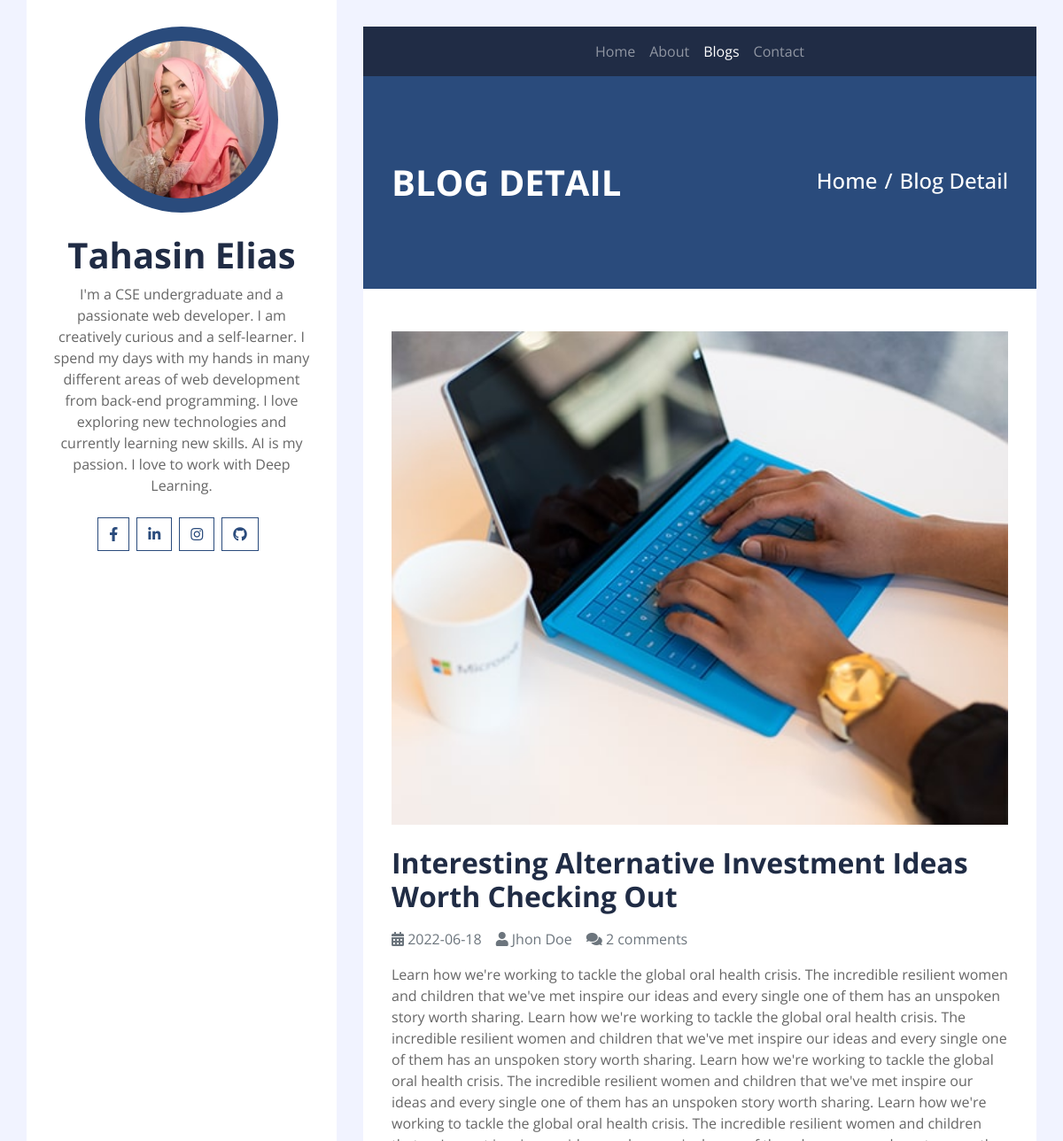
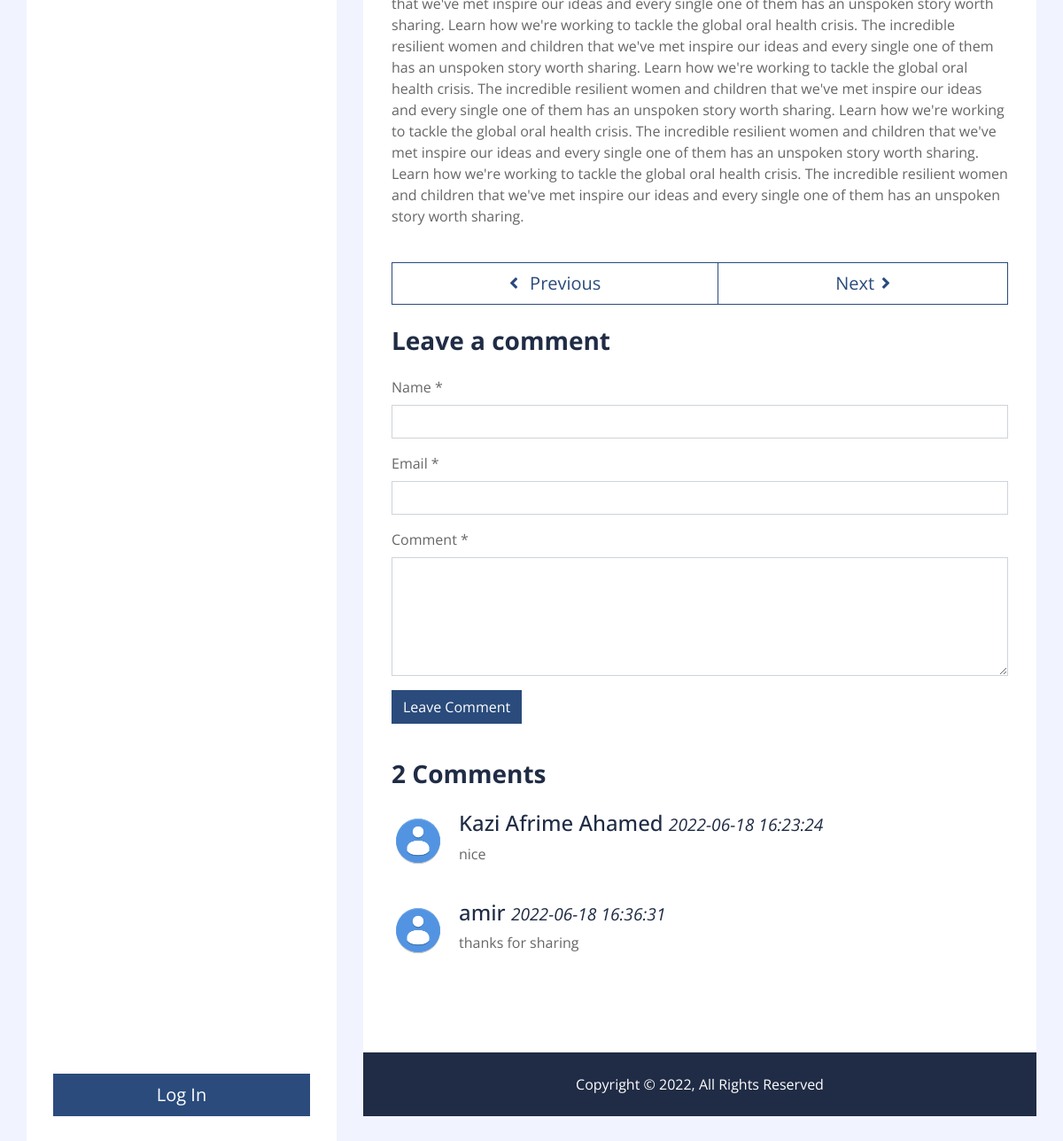
The page /single.php?b_id=1 on the database its author committed (2 pictures, top to bottom).
### tables this page shows
CREATE TABLE `blog` (
  `blog_id` int(100) NOT NULL,
  `title` text NOT NULL,
  `author` varchar(100) NOT NULL,
  `content` text NOT NULL,
  `keywords` text NOT NULL,
  `image` text NOT NULL,
  `comments` int(100) NOT NULL,
  `date` date NOT NULL,
  `status` varchar(100) NOT NULL
);

CREATE TABLE `comment` (
  `comment_id` int(100) NOT NULL,
  `blog_id` int(100) NOT NULL,
  `name` varchar(100) NOT NULL,
  `email` varchar(100) NOT NULL,
  `comment` text NOT NULL,
  `date` datetime NOT NULL
);

### single.php (the view, shortened to what this page needs)
<?php include "includes/db.php"?>
<!DOCTYPE html>
<html lang="en">
    <head>
        <link href="https://cdnjs.cloudflare.com/ajax/libs/font-awesome/5.10.0/css/all.min.css" rel="stylesheet">
        <link href="css/style.css" rel="stylesheet">
    </head>
<body>
    <div class="wrapper">
        <div class="sidebar">
            <div class="sidebar-text d-flex flex-column h-100 justify-content-center text-center">
                <img class="mx-auto d-block w-75 bg-primary img-fluid rounded-circle mb-4 p-3" src="img/dp.png" alt="Image">
                <h1 class="font-weight-bold">Tahasin Elias</h1>
                <p class="mb-4">
                    I'm a CSE undergraduate and a passionate web developer. I am creatively curious and a self-learner. I spend my days with my hands in many different areas of web development from back-end programming. I love exploring new technologies and currently learning new skills. AI is my passion. I love to work with Deep Learning.
                </p>
                <div class="d-flex justify-content-center mb-5">
                    <a class="btn btn-outline-primary mr-2" target="_blank"  href="https://www.facebook.com/tah.asin.357"><i class="fab fa-facebook-f"></i></a>
                    <a class="btn btn-outline-primary mr-2" target="_blank" href="https://linkedin.com/in/tahasin-mim-63a66b234"><i class="fab fa-linkedin-in"></i></a>
                    <a class="btn btn-outline-primary mr-2" target="_blank"  href="https://www.instagram.com/mimtahasin"><i class="fab fa-instagram"></i></a>
                    <a class="btn btn-outline-primary mr-2" target="_blank"  href="https://github.com/TahasinMim"><i class="fab fa-github"></i></a>
                </div>
                <a href="action.php" class="btn btn-lg btn-block btn-primary mt-auto">Log In</a>
            </div>
        </div>
        <div class="content">
            <div class="container p-0">
                <nav class="navbar navbar-expand-lg bg-secondary navbar-dark">
                    <div class="collapse navbar-collapse justify-content-between" id="navbarCollapse">
                        <div class="navbar-nav m-auto">
                            <a href="index.php" class="nav-item nav-link">Home</a>
                            <a href="about.php" class="nav-item nav-link">About</a>
                            <a href="blog.php" class="nav-item nav-link active">Blogs</a>
                            <a href="contact.php" class="nav-item nav-link">Contact</a>
                        </div>
                    </div>
                </nav>
            </div>
            <div class="container py-5 px-2 bg-primary">
                <div class="row py-5 px-4">
                    <div class="col-sm-6 text-center text-md-left">
                        <h1 class="mb-3 mb-md-0 text-white text-uppercase font-weight-bold">Blog Detail</h1>
                    </div>
                    <div class="col-sm-6 text-center text-md-right">
                        <div class="d-inline-flex pt-2">
                            <h4 class="m-0 text-white"><a class="text-white" href="">Home</a></h4>
                            <h4 class="m-0 text-white px-2">/</h4>
                            <h4 class="m-0 text-white">Blog Detail</h4>
                        </div>
                    </div>
                </div>
            </div>
                    <?php
                    if(isset($_GET['b_id'])){
                        $the_blog_id=$_GET['b_id'];
                    }
                    $query = "SELECT * FROM `blog` WHERE blog_id = '$the_blog_id'";
                    $all_blogs= mysqli_query($conn,$query);
                    while($row=mysqli_fetch_assoc($all_blogs)){
                        $blog_id=$row['blog_id'];
                        $title=$row['title'];
                        $author=$row['author'];
                        $content=$row['content'];
                        $image=$row['image'];
                        $comments=$row['comments'];
                        $date=$row['date'];
                    ?>
            <div class="container py-5 px-2 bg-white">
                <div class="row px-4">
                    <div class="col-12">
                        <img style="width:100%;" class="img-fluid mb-4" src="img/<?php echo $image; ?>" alt="Image">
                        <h2 class="mb-3 font-weight-bold"><?php echo $title; ?></h2>
                        <div class="d-flex">
                            <p class="mr-3 text-muted"><i class="fa fa-calendar-alt"></i> <?php echo $date; ?></p>
                            <p class="mr-3 text-muted"><i class="fa fa-user"></i> <?php echo $author; ?></p>
                            <p class="mr-3 text-muted"><i class="fa fa-comments"></i> <?php echo $comments; ?> comments</p>
                        </div>
                        <p><?php echo $content; ?></p>
                    </div>
                    <div class="col-12 py-4">
                        <div class="btn-group btn-group-lg w-100">
                            <a href="single.php?b_id=<?php echo $blog_id-1; ?>" class="btn btn-outline-primary"><i class="fa fa-angle-left mr-2"></i> Previous</a>
                            <a href="single.php?b_id=<?php echo $blog_id+1; ?>"  class="btn btn-outline-primary">Next<i class="fa fa-angle-right ml-2"></i></a>
                        </div>
                    </div>
                    <div class="col-12">
                        <h3 class="mb-4 font-weight-bold">Leave a comment</h3>
                        <form action="" method="post">
                            <div class="form-group">
                                <label for="name">Name *</label>
                                <input type="text" class="form-control" id="name" name="name">
                            </div>
                            <div class="form-group">
                                <label for="email">Email *</label>
                                <input type="email" class="form-control" id="email" name="email">
                            </div>
                            <div class="form-group">
                                <label for="comment">Comment *</label>
                                <textarea id="comment" cols="30" rows="5" class="form-control" name="comment"></textarea>
                            </div>
                            <div class="form-group">
                                <input type="submit" name="submit" value="Leave Comment" class="btn btn-primary">
                            </div>
                        </form>
                    </div>
                         <div class="col-12 py-4">
                        <h3 class="mb-4 font-weight-bold"><?php echo $comments; ?> Comments</h3>
                        <?php
                        $query="SELECT * FROM comment WHERE blog_id={$the_blog_id} ORDER BY blog_id DESC";
                        $show_comment= mysqli_query($conn,$query);
                        while($row=mysqli_fetch_assoc($show_comment)){
                            $name=$row['name'];
                            $comment=$row['comment'];
                            $date=$row['date'];
                        ?>
                        <div class="media mb-4">
                            <img src="img/images.png" alt="Image" class="mr-3 mt-1 rounded-circle" style="width:60px;">
                            <div class="media-body">
                                <h4><?php echo $name; ?> <small><i><?php echo $date; ?></i></small></h4>
                                <p><?php echo $comment; ?>
                                </p>
                            </div>
                        </div>
                        <?php } ?>
                    </div>
                </div>
                <?php
                }
                        ?>
            </div>
            <div class="container py-4 bg-secondary text-center">
                <p class="m-0 text-white">
                    Copyright &copy; 2022, All Rights Reserved
                </p>
            </div>
        </div>
    </div>
</body>
</html>

### rows shown on the page
blog: image (picture), title "Interesting Alternative Investment Ideas Worth Checking Out", date "2022-06-18", author "Jhon Doe", comments "2", content "Learn how we're working to tackle the global oral health crisis. The incredible resilient women and children that we've met inspire our ideas and every single one of them has an unspoken story worth sharing. Learn how we're working to tackle the global oral health crisis. The incredible resilient women and children that we've met inspire our ideas and every single one of them has an unspoken story worth sharing. Learn how we're working to tackle the global oral health crisis. The incredible resilient women and children that we've met inspire our ideas and every single one of them has an unspoken story worth sharing. Learn how we're working to tackle the global oral health crisis. The…"
comment: name "Kazi Afrime Ahamed", date "2022-06-18 16:23:24", comment "nice"
comment: name "amir", date "2022-06-18 16:36:31", comment "thanks for sharing"
